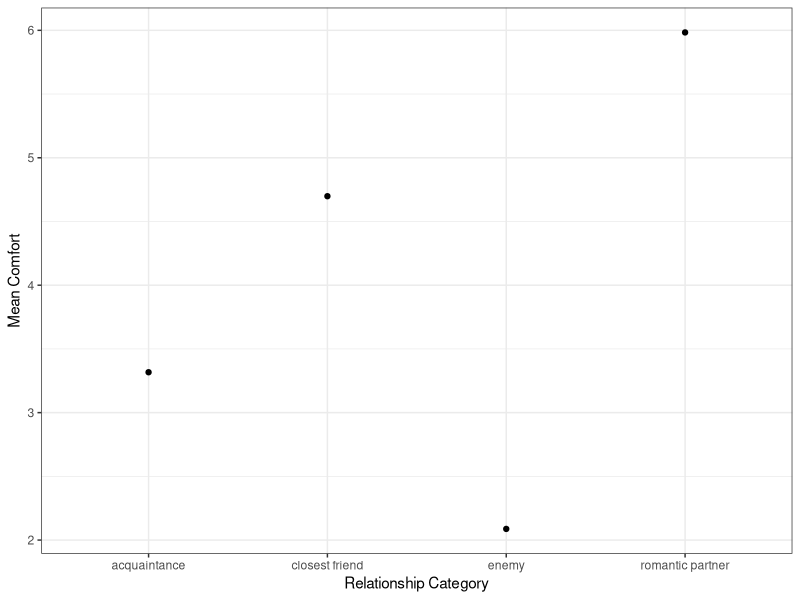
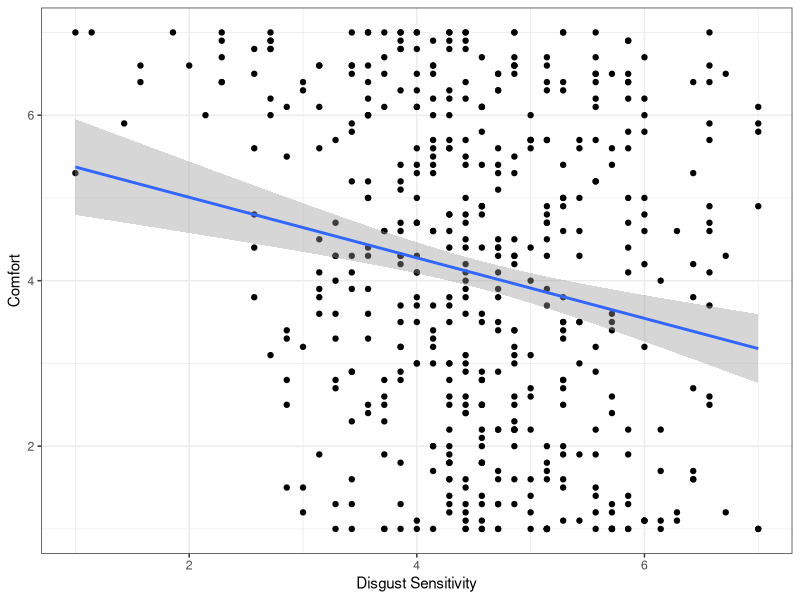

These charts were generated, in order, by the following R code:
## ---- chunk 1
knitr::opts_chunk$set(echo = TRUE)
## ---- chunk 2
library('tidyverse')
## ---- chunk 3
infection <- read.csv("data/infection.csv")
## ---- chunk 4
indvdl_mean_comf <- infection %>% gather(Comfort_Item, Value, comf1:comf10) %>% group_by(participant) %>% summarise(indvdl_mean_comf=mean(Value))
## ---- chunk 5
indvdl_mean_DS <- infection %>% gather(DS_Item, Value, DS1:DS7) %>% group_by(participant) %>% summarise(indvdl_mean_DS=mean(Value))
## ---- chunk 6
infection <- inner_join(infection, indvdl_mean_comf, by='participant') %>% inner_join(indvdl_mean_DS, by='participant')
## ---- chunk 7
infection <- infection %>% mutate(relationship_category=recode(relationship_category,"1"="romantic partner","2"="closest friend", "3"="acquaintance", "4"="enemy"))
## ---- chunk 8
summary_table <- infection %>% drop_na() %>% group_by(relationship_category) %>% summarise(mean_comf=mean(indvdl_mean_comf))
  
ggplot(summary_table, aes(x=relationship_category, y=mean_comf)) +
  geom_point() +
  geom_smooth(method='lm') +
  labs(x="Relationship Category",y="Mean Comfort") +
  theme_bw()
## ---- chunk 9
ggplot(infection, aes(x=indvdl_mean_DS, y=indvdl_mean_comf)) +
  geom_point() +
  geom_smooth(method='lm') +
  labs(x="Disgust Sensitivity",y="Comfort") +
  theme_bw()
## ---- chunk 10
mod_1IV <- lm(indvdl_mean_comf~relationship_category, dat=infection)

summary(mod_1IV)
## ---- chunk 11
mod_2IV <- lm(indvdl_mean_comf ~ relationship_category + indvdl_mean_DS, dat=infection)

summary(mod_2IV)
## ---- chunk 12
anova(mod_2IV, mod_1IV)
